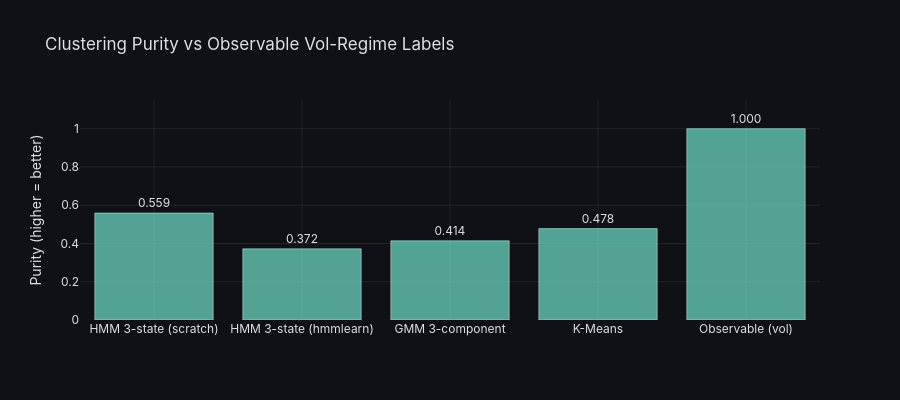

Here is the notebook cell this chart was saved with:
### Markdown cell above
## 6. Purity vs Observable Regimes

### Code cell
purity_vals = [regime_purity(lab, labels_obs) for lab in all_labels.values()]
model_names = list(all_labels.keys())

fig = go.Figure(go.Bar(
    x=model_names, y=purity_vals,
    marker_color="rgba(99,200,180,0.8)",
    text=[f"{v:.3f}" for v in purity_vals],
    textposition="outside",
))
fig.update_layout(title="Clustering Purity vs Observable Vol-Regime Labels",
                  yaxis_title="Purity (higher = better)", yaxis_range=[0, 1.15],
                  height=400, **_DARK_LAYOUT)
fig.show()

### Figure 1 — Plotly figure (JSON) as saved in the notebook; plotly's stock layout.template omitted (floating-point values rounded to 4 significant figures)
{"data": [{"marker": {"color": "rgba(99,200,180,0.8)"}, "text": ["0.559", "0.372", "0.414", "0.478", "1.000"], "textposition": "outside", "type": "bar", "x": ["HMM 3-state (scratch)", "HMM 3-state (hmmlearn)", "GMM 3-component", "K-Means", "Observable (vol)"], "y": [0.5591, 0.3719, 0.4138, 0.4778, 1]}], "layout": {"font": {"color": "#e0e0e0", "family": "Inter, Arial, sans-serif"}, "height": 400, "legend": {"bgcolor": "rgba(30,30,40,0.8)", "bordercolor": "rgba(80,80,80,0.5)", "borderwidth": 1}, "paper_bgcolor": "rgba(15,17,22,1)", "plot_bgcolor": "rgba(15,17,22,1)", "title": {"text": "Clustering Purity vs Observable Vol-Regime Labels"}, "xaxis": {"gridcolor": "rgba(80,80,80,0.3)", "showgrid": true, "zeroline": false}, "yaxis": {"gridcolor": "rgba(80,80,80,0.3)", "range": [0, 1.15], "showgrid": true, "title": {"text": "Purity (higher = better)"}, "zeroline": false}}}
